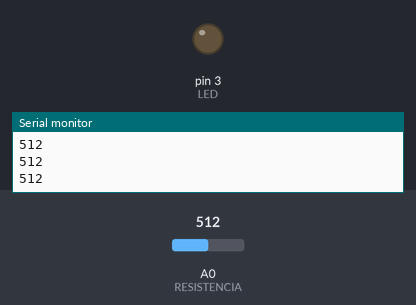
Bench run of a sketch on a simulated Arduino Uno, built with avr-gcc and run on an emulated ATmega328P. Parts: output pins drawn as LEDs (lit = HIGH), the last lines printed to the serial monitor. Inputs (shaded band) come from the test bench; at power-on: A0 (RESISTENCIA) = 512.

Above: at 1.3 s.
1.4 s: A0 (RESISTENCIA) set to 716
At 2.7 s:
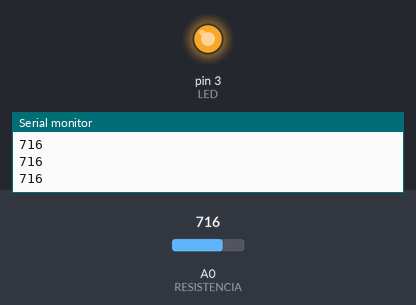
3.0 s: A0 (RESISTENCIA) set to 656
At 4.0 s:
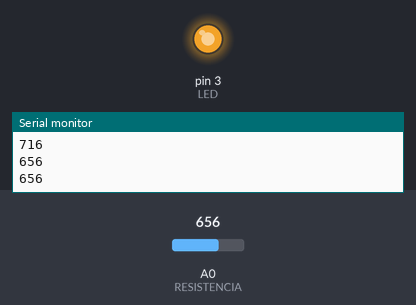
4.5 s: A0 (RESISTENCIA) set to 633
At 5.2 s:
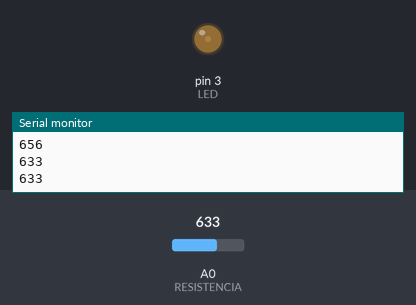
Timing chart, 0 to 7.5 s (numbered marks = the images above; inputs shaded):
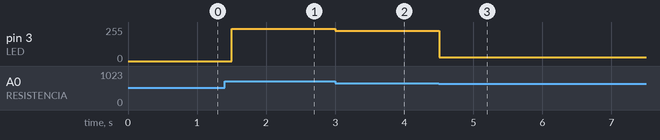

Measured:
- the behaviour switches between 643 and 642 on A0 (RESISTENCIA) (found by bisection; images 2 and 3)
- after the input at 1.4 s, pin 3 (LED): 0/255 → 243/255 after 0.10 s
- after the input at 3.0 s, pin 3 (LED): 243/255 → 228/255 at once
- after the input at 4.5 s, pin 3 (LED): 228/255 → 29/255 at once

The sketch:

KY018.ino
```cpp
int LED = 3;
int RESISTENCIA = A0;
int entrada = 0;

void setup(){
  pinMode(LED, OUTPUT);
  digitalWrite(LED, LOW);
  Serial.begin(9600);
}

void loop(){
  entrada = analogRead(RESISTENCIA); //0 - 1023
  Serial.println(entrada);

  entrada = (entrada * 255) / 1023;

  analogWrite(LED, entrada);

  delay(500);

}
```
